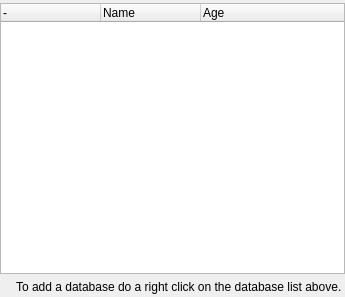
<?xml version="1.0" encoding="UTF-8"?>
<ui version="4.0">
 <class>IGisDatabase</class>
 <widget class="QWidget" name="IGisDatabase">
  <property name="geometry">
   <rect>
    <x>0</x>
    <y>0</y>
    <width>345</width>
    <height>297</height>
   </rect>
  </property>
  <property name="windowTitle">
   <string>Form</string>
  </property>
  <layout class="QVBoxLayout" name="verticalLayout">
   <property name="spacing">
    <number>3</number>
   </property>
   <property name="leftMargin">
    <number>0</number>
   </property>
   <property name="topMargin">
    <number>0</number>
   </property>
   <property name="rightMargin">
    <number>0</number>
   </property>
   <property name="bottomMargin">
    <number>0</number>
   </property>
   <item>
    <widget class="CGisSummary" name="widgetSummary" native="true"/>
   </item>
   <item>
    <widget class="CGisListDB" name="treeDB">
     <property name="contextMenuPolicy">
      <enum>Qt::CustomContextMenu</enum>
     </property>
     <property name="selectionMode">
      <enum>QAbstractItemView::ExtendedSelection</enum>
     </property>
     <property name="selectionBehavior">
      <enum>QAbstractItemView::SelectRows</enum>
     </property>
     <property name="iconSize">
      <size>
       <width>20</width>
       <height>20</height>
      </size>
     </property>
     <property name="indentation">
      <number>10</number>
     </property>
     <column>
      <property name="text">
       <string notr="true">-</string>
      </property>
     </column>
     <column>
      <property name="text">
       <string>Name</string>
      </property>
     </column>
     <column>
      <property name="text">
       <string>Age</string>
      </property>
     </column>
    </widget>
   </item>
   <item>
    <widget class="QFrame" name="frameHelp">
     <property name="frameShape">
      <enum>QFrame::NoFrame</enum>
     </property>
     <property name="frameShadow">
      <enum>QFrame::Plain</enum>
     </property>
     <layout class="QHBoxLayout" name="horizontalLayout_2">
      <property name="leftMargin">
       <number>3</number>
      </property>
      <property name="topMargin">
       <number>3</number>
      </property>
      <property name="rightMargin">
       <number>3</number>
      </property>
      <property name="bottomMargin">
       <number>3</number>
      </property>
      <item>
       <widget class="QLabel" name="labelHelp1">
        <property name="sizePolicy">
         <sizepolicy hsizetype="Maximum" vsizetype="Preferred">
          <horstretch>0</horstretch>
          <verstretch>0</verstretch>
         </sizepolicy>
        </property>
        <property name="text">
         <string/>
        </property>
        <property name="pixmap">
         <pixmap resource="../resources.qrc">:/icons/48x48/Help.png</pixmap>
        </property>
       </widget>
      </item>
      <item>
       <widget class="QLabel" name="labelHelp2">
        <property name="text">
         <string>To add a database do a right click on the database list above.</string>
        </property>
        <property name="alignment">
         <set>Qt::AlignLeading|Qt::AlignLeft|Qt::AlignTop</set>
        </property>
        <property name="wordWrap">
         <bool>true</bool>
        </property>
       </widget>
      </item>
     </layout>
    </widget>
   </item>
  </layout>
  <action name="actionShowSummaryDropZones">
   <property name="checkable">
    <bool>true</bool>
   </property>
   <property name="icon">
    <iconset resource="../resources.qrc">
     <normaloff>:/icons/32x32/ShowSummary.png</normaloff>:/icons/32x32/ShowSummary.png</iconset>
   </property>
   <property name="text">
    <string>Show Summary Drop Zones</string>
   </property>
  </action>
 </widget>
 <customwidgets>
  <customwidget>
   <class>CGisSummary</class>
   <extends>QWidget</extends>
   <header>gis/summary/CGisSummary.h</header>
   <container>1</container>
  </customwidget>
  <customwidget>
   <class>CGisListDB</class>
   <extends>QTreeWidget</extends>
   <header>gis/CGisListDB.h</header>
  </customwidget>
 </customwidgets>
 <resources>
  <include location="../resources.qrc"/>
 </resources>
 <connections/>
</ui>
